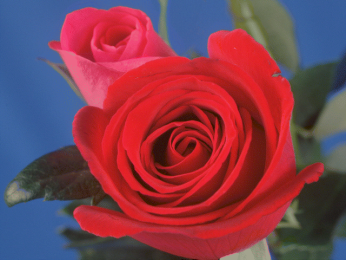
#> input picture week9/Rose.bmp, 346 x 260 px
$ jupyter execute IP05_brief_class_410770175.ipynb
#> lines starting #> are read from the running program, lines starting #| are printed output that depends on the picture; after the words box and inside, x2 and y2 are one past the last pixel; in counts of white or black regions, pixels touching at a corner belong together
## 5.1 show RGB channels </font>

[cell 1]
import numpy as np
import cv2
import matplotlib.pyplot as plt

def plot_image(img, title=None, font_size=None, axis="off"):
    plt.title(title, fontsize=font_size) # plot figure + title
    plt.axis(axis) # remove axes
    if img.ndim == 3:
        plt.imshow(img)
    else:
        plt.imshow(img, cmap=plt.cm.gray)

def RGB_model( f ):
    return f[:,:,0], f[:,:,1], f[:,:,2]

def main( ):
    img = cv2.imread( "Rose.bmp", -1 )
#> img is the input picture: shape (260, 346, 3); mean B, G, R 80.2, 63.3, 128.8
    imgRGB = img[:,:,::-1]
    R, G, B = RGB_model( imgRGB)

    display_fig_names = [
    "Rose_Red\nshape={}".format(R.shape),
    "Rose_Green\nshape={}".format(G.shape),
    "Rose_Blue\nshape={}".format(B.shape),
    ]
    display_img = [R, G, B]
    display_fig = plt.figure(figsize=(10, 8))

    for i in range(len(display_img)):
        display_fig.add_subplot(1, len(display_img), i+1)
        plot_image(display_img[i], title=display_fig_names[i])
#> this loop made 3 passes

main( )

## <font color="Red"> 5.2 show CMY channels </font>

[cell 2]
import numpy as np
import cv2
import matplotlib.pyplot as plt

def plot_image(img, title=None, font_size=None, axis="off"):
    plt.title(title, fontsize=font_size) # plot figure + title
    plt.axis(axis) # remove axes
    if img.ndim == 3:
        plt.imshow(img)
    else:
        plt.imshow(img, cmap=plt.cm.gray)

def CMY_model( f ):
#------------------ Code Here --------------------#
    return 255-f[:,:,0], 255-f[:,:,1], 255-f[:,:,2]
#------------------ Stop Here --------------------#

def main( ):
    img = cv2.imread( "Rose.bmp", -1 )
    imgRGB = img[:,:,::-1]
    C, M, Y = CMY_model( imgRGB )

    display_fig_names = [
    "Rose_cyan\nshape={}".format(C.shape),
    "Rose_magenta\nshape={}".format(M.shape),
    "Rose_yellow\nshape={}".format(Y.shape),
    ]
    display_img = [C, M, Y]
    display_fig = plt.figure(figsize=(10, 8))

    for i in range(len(display_img)):
        display_fig.add_subplot(1, len(display_img), i+1)
        plot_image(display_img[i], title=display_fig_names[i])

main( )

## <font color="Red"> 5.3 show CMYK channels </font>

[cell 3]
import numpy as np
import cv2
import matplotlib.pyplot as plt

def plot_image(img, title=None, font_size=None, axis="off"):
    plt.title(title, fontsize=font_size) # plot figure + title
    plt.axis(axis) # remove axes
    if img.ndim == 3:
        plt.imshow(img)
    else:
        plt.imshow(img, cmap=plt.cm.gray)

def CMY_model( f ):
#------------------ Code Here --------------------#
    return 255-f[:,:,0], 255-f[:,:,1], 255-f[:,:,2]

#------------------ Stop Here --------------------#

def CMYK_model( f ):
#------------------ Code Here --------------------#
    C,M,Y = CMY_model(f)
    K = np.min([C,M,Y], axis=0)
    C = C - K
    M = M - K
    Y = Y - K
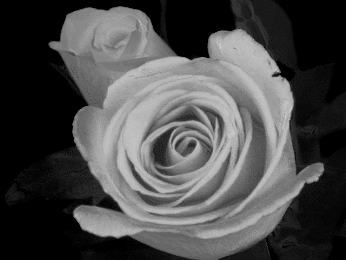
#> Y: shape (260, 346); min 0, max 213, mean 74.5
    return C, M, Y, K
#------------------ Stop Here --------------------#


def main( ):
    img = cv2.imread( "Rose.bmp", -1 )
    imgRGB = img[:,:,::-1]
    C, M, Y, K = CMYK_model( imgRGB )
    #K = CMYK_model( imgRGB )

    display_fig_names = [
    "Rose_cyan\nshape={}".format(C.shape),
    "Rose_magenta\nshape={}".format(M.shape),
    "Rose_yellow\nshape={}".format(Y.shape),
    "Rose_black\nshape={}".format(K.shape),
    ]
    display_img = [C, M, Y, K]
    display_fig = plt.figure(figsize=(10, 8))

    for i in range(len(display_img)):
        display_fig.add_subplot(1, len(display_img), i+1)
        plot_image(display_img[i], title=display_fig_names[i])
#> this loop made 4 passes

main( )

## 5.4 RGB to HSI model </font>

[cell 4]
import numpy as np
import cv2

def plot_image(img, title=None, font_size=None, axis="off"):
    plt.title(title, fontsize=font_size) # plot figure + title
    plt.axis(axis) # remove axes
    if img.ndim == 3:
        plt.imshow(img)
    else:
        plt.imshow(img, cmap=plt.cm.gray)

def RGB_to_HSI( R, G, B ):
    r = R / 255
    g = G / 255
    b = B / 255
    if R == G and G == B:
        H = -1.0
        S =  0.0
        I = ( r + g + b ) / 3
    else:
        x = ( 0.5*((r-g)+(r-b)) )/np.sqrt( (r-g)**2 + (r-b)*(g-b) )
        if x < -1.0:  x = -1.0
        if x >  1.0:  x =  1.0
        theta = np.arccos( x ) * 180 / np.pi
        if B <= G:
            H = theta
        else:
            H = 360.0 - theta
        S = 1.0 - 3.0 / ( r + g + b ) * min( r, g, b )
        I = ( r + g + b ) / 3
    return H, S, I

def HSI_model( f, channel ):
#> called with channel = 1
    nr, nc = f.shape[:2]
#> nr = 260; nc = 346
    g = np.zeros( [nr, nc], dtype = 'uint8' )
    if channel == 1:   # Hue
        for x in range( nr ):
            for y in range( nc ):
                H, S, I = RGB_to_HSI( f[x,y,0], f[x,y,1], f[x,y,2] )
                if H == -1:
                    k = 0
                else:
                    k = round( H * 255 / 360 )
                g[x,y] = np.uint8( k )
#> this loop made 260 passes
    elif channel == 2:   # Saturation
        for x in range( nr ):
            for y in range( nc ):
                H, S, I = RGB_to_HSI( f[x,y,0], f[x,y,1], f[x,y,2] )
                k = round( S * 255 )
                g[x,y] = np.uint8( k )
    else:     # Intensity
        for x in range( nr ):
            for y in range( nc ):
                H, S, I = RGB_to_HSI( f[x,y,0], f[x,y,1], f[x,y,2] )
                k = round( I * 255 )
                g[x,y] = np.uint8( k )
    return g

img = cv2.imread( "Rose.bmp", -1 )
imgRGB = img[:,:,::-1]
R = imgRGB[:,:,0]
G = imgRGB[:,:,1]
B = imgRGB[:,:,2]
H = HSI_model( imgRGB, 1 )
S = HSI_model( imgRGB, 2 )
I = HSI_model( imgRGB, 3 )
#> call 3 of HSI_model, with channel = 3
#> after the loop in HSI_model (call 3), `for x in range( nr ):`:
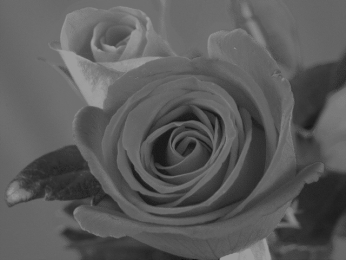
#> g: shape (260, 346); min 15, max 158, mean 90.8

display_fig_names = [
"Rose\nshape={}".format(imgRGB.shape),
"Rose_red\nshape={}".format(R.shape),
"Rose_green\nshape={}".format(G.shape),
"Rose_blue\nshape={}".format(B.shape),
"Rose_hue\nshape={}".format(H.shape),
"Rose_saturation\nshape={}".format(S.shape),
"Rose_intensity\nshape={}".format(I.shape),
]
display_img = [imgRGB, R, G, B, H, S, I]
display_fig = plt.figure(figsize=(10, 6))

for i in range(len(display_img)):
    display_fig.add_subplot(2, 4, i+1)
    plot_image(display_img[i], title=display_fig_names[i])
#> this loop made 7 passes

## <font color="Red"> 5.5 HSI to RGB model </font>

<font color="Red"> recover original RGB images from HSI images


[cell 5]
import numpy as np
import cv2
import matplotlib.pyplot as plt

def hsi_to_rgb(hsi):
    h, s, i = cv2.split(hsi)
    h = h * 2 * np.pi  # 將 H 從 [0, 1] 轉換到 [0, 2π]

    r = np.zeros_like(h)
    g = np.zeros_like(h)
    b = np.zeros_like(h)

    # RG sector (0 <= H < 2π/3)
    idx = (0 <= h) & (h < 2 * np.pi / 3)
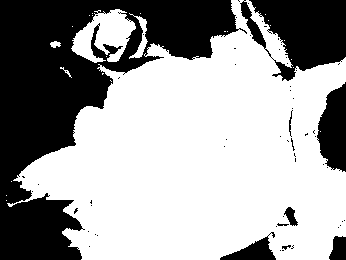
#> idx: shape (260, 346) bool; 62.4% white; 63 black regions (54 under 20 px), largest, box (x1, y1, x2, y2) and area: (0, 0, 247, 260) 25203, (240, 0, 346, 81) 5426, (317, 82, 346, 172) 1884
    b[idx] = i[idx] * (1 - s[idx])
    r[idx] = i[idx] * (1 + s[idx] * np.cos(h[idx]) / np.cos(np.pi / 3 - h[idx]))
    g[idx] = 3 * i[idx] - (r[idx] + b[idx])

    # GB sector (2π/3 <= H < 4π/3)
    idx = (2 * np.pi / 3 <= h) & (h < 4 * np.pi / 3)
#> idx: shape (260, 346) bool; 37.6% white; 63 white regions (54 under 20 px), largest, box (x1, y1, x2, y2) and area: (0, 0, 247, 260) 25183, (240, 0, 346, 81) 5426, (317, 82, 346, 172) 1884
    h[idx] = h[idx] - 2 * np.pi / 3
    r[idx] = i[idx] * (1 - s[idx])
    g[idx] = i[idx] * (1 + s[idx] * np.cos(h[idx]) / np.cos(np.pi / 3 - h[idx]))
    b[idx] = 3 * i[idx] - (r[idx] + g[idx])

    # BR sector (4π/3 <= H < 2π)
    idx = (4 * np.pi / 3 <= h) & (h < 2 * np.pi)
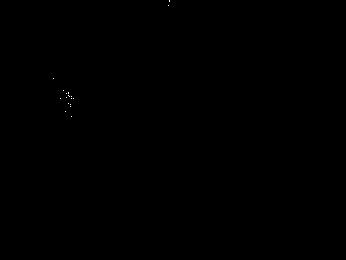
#> idx: shape (260, 346) bool; 0.02% white in thin lines or dots, all inside (x1, y1, x2, y2) = (53, 0, 170, 117)
    h[idx] = h[idx] - 4 * np.pi / 3
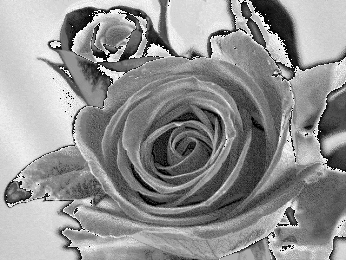
#> h: shape (260, 346) float32; min 0, max 2.07, mean 1.19; drawn with min black and max white
    g[idx] = i[idx] * (1 - s[idx])
#> g: shape (260, 346) float32; min 0.0962, max 1.36, mean 0.564
    b[idx] = i[idx] * (1 + s[idx] * np.cos(h[idx]) / np.cos(np.pi / 3 - h[idx]))
#> b: shape (260, 346) float32; min 0.0938, max 1.17, mean 0.478
    r[idx] = 3 * i[idx] - (g[idx] + b[idx])
#> r: shape (260, 346) float32; min 0.104, max 1.06, mean 0.474

    rgb = cv2.merge((r, g, b))
    rgb = np.clip(rgb * 255, 0, 255).astype(np.uint8)  # 將範圍從 [0, 1] 轉換到 [0, 255]
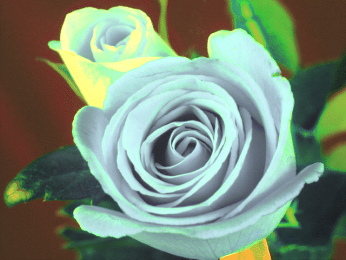
#> rgb: shape (260, 346, 3); mean of channels 0, 1, 2 120.5, 140.9, 120.9; drawn as B, G, R

    return rgb

def main():
    # 假設 hsi_image 是已經讀取的 HSI 影像，範圍在 [0, 1]
    hsi_image = cv2.imread('Rose.bmp', cv2.IMREAD_UNCHANGED).astype(np.float32) / 255.0
    if hsi_image is None:
        print("Error: Image not found or unable to load.")
        return

    rgb_image = hsi_to_rgb(hsi_image)

    display_fig_names = [
        "Original HSI Image\nshape={}".format(hsi_image.shape),
        "Recovered RGB Image\nshape={}".format(rgb_image.shape),
    ]
    display_img = [hsi_image, rgb_image]
    display_fig = plt.figure(figsize=(10, 8))

    for i in range(len(display_img)):
        display_fig.add_subplot(1, len(display_img), i+1)
        plot_image(display_img[i], title=display_fig_names[i])
#> this loop made 2 passes

    plt.show()
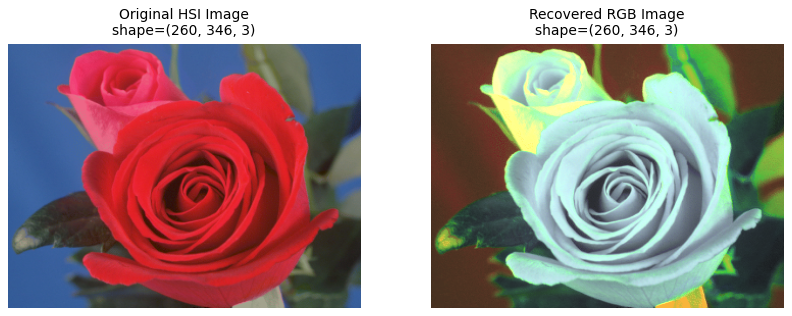
#> figure drawn by matplotlib, 2 panels

def plot_image(img, title=None, font_size=None, axis="off"):
    plt.title(title, fontsize=font_size) # plot figure + title
    plt.axis(axis) # remove axes
    if img.ndim == 3 and img.shape[2] == 3:
        plt.imshow(cv2.cvtColor(img, cv2.COLOR_BGR2RGB))
    else:
        plt.imshow(img, cmap=plt.cm.gray)

main()

## <font color="Red">5.6 Image Brightness</font>
<font color="Red">Step 1: RGB to YCbCr
    Step 2: apply gamma correction with gamma = 0.5 on plane Y
    Step 3: recover YCbCr to RGB
    Step 4: compare with gamma correction with gamma = 0.5 on planes RGB

[cell 6]
import numpy as np
import cv2

def plot_image(img, title=None, font_size=None, axis="off"):
    plt.title(title, fontsize=font_size) # plot figure + title
    plt.axis(axis) # remove axes
    if img.ndim == 3:
        plt.imshow(img)
    else:
        plt.imshow(img, cmap=plt.cm.gray)

def gamma_correction( f, gamma = 2.0 ):
    g = f.copy( )
    nr, nc = f.shape[:2]
    c =  255.0 / ( 255.0 ** gamma )
    table = np.zeros( 256 )
    for i in range( 256 ):
        table[i] = round( c * i ** gamma, 0 )
    if f.ndim != 3:
        for x in range( nr ):
            for y in range( nc ):
                g[x,y] = table[f[x,y]]
    else:
        for x in range( nr ):
            for y in range( nc ):
                for k in range( 3 ):
                    g[x,y,k] = table[f[x,y,k]]
    return g

def RGB_2_YCrCb( f ):
    ycrcb = cv2.cvtColor( f, cv2.COLOR_BGR2YCrCb )
#> ycrcb: shape (260, 346, 3); mean of channels 0, 1, 2 75.8, 131.1, 157.9
    return ycrcb[:,:,0], ycrcb[:,:,1], ycrcb[:,:,2]

def YCrCb_brightness( f , rate):
#------------------ Code Here --------------------#
    ycrcb = cv2.cvtColor(f, cv2.COLOR_BGR2YCrCb)
    Y, Cr, Cb = ycrcb[:, :, 0], ycrcb[:, :, 1], ycrcb[:, :, 2]
    Y = gamma_correction(Y, gamma=rate)
    ycrcb[:, :, 0] = Y
    newimg = cv2.cvtColor(ycrcb, cv2.COLOR_YCrCb2BGR)


#------------------ Code Here --------------------#
    return ycrcb[:,:,0], newimg

def RGB_brightness( f , rate):
#------------------ Code Here --------------------#
    newf = gamma_correction(f, gamma=rate)


#------------------ Code Here --------------------#
    return newf

img = cv2.imread( "Rose.bmp", -1 )
imgRGB = img[:,:,::-1]
Y, Cb,Cr = RGB_2_YCrCb(imgRGB)
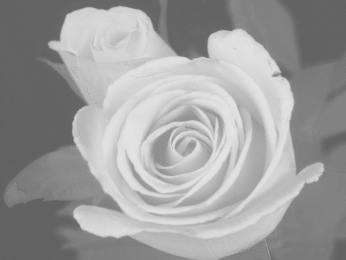
#> Cr: shape (260, 346); min 95, max 230, mean 157.9
rate = 0.5
newY, newImg = YCrCb_brightness( imgRGB , rate)
#> after the loop in gamma_correction, `for x in range( nr ):`:
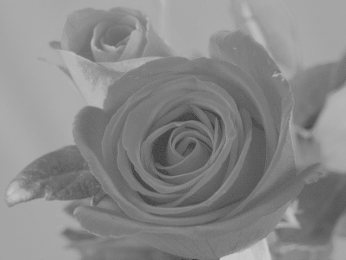
#> g: shape (260, 346); min 55, max 200, mean 136.4
#> in YCrCb_brightness, `ycrcb[:, :, 0] = Y`: ycrcb: shape (260, 346, 3); mean of channels 0, 1, 2 136.4, 131.1, 157.9
#> in YCrCb_brightness, `newimg = cv2.cvtColor(ycrcb, cv2.COLOR_YCrCb2BGR)`:
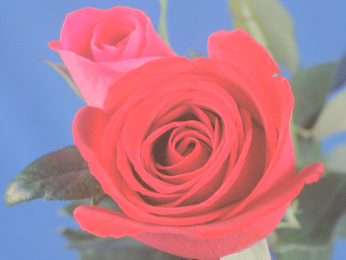
#> newimg: shape (260, 346, 3); mean R, G, B 181.7, 123.8, 140.8
newImg2 = RGB_brightness( imgRGB , rate)

display_fig_names = [
"Rose\nshape={}".format(imgRGB.shape),
"Rose_Y\nshape={}".format(Y.shape),
"Rose_Cb\nshape={}".format(Cb.shape),
"Rose_Cr\nshape={}".format(Cr.shape),
"Rose_newY\nshape={}".format(newY.shape),
"Rose_newYImg\nshape={}".format(newImg.shape),
"Rose_newRGBImg\nshape={}".format(newImg2.shape),
]
display_img = [imgRGB, Y, Cb, Cr, newY, newImg, newImg2]
display_fig = plt.figure(figsize=(8, 4))

for i in range(len(display_img)):
    display_fig.add_subplot(2, 4, i+1)
    plot_image(display_img[i], title=display_fig_names[i])
